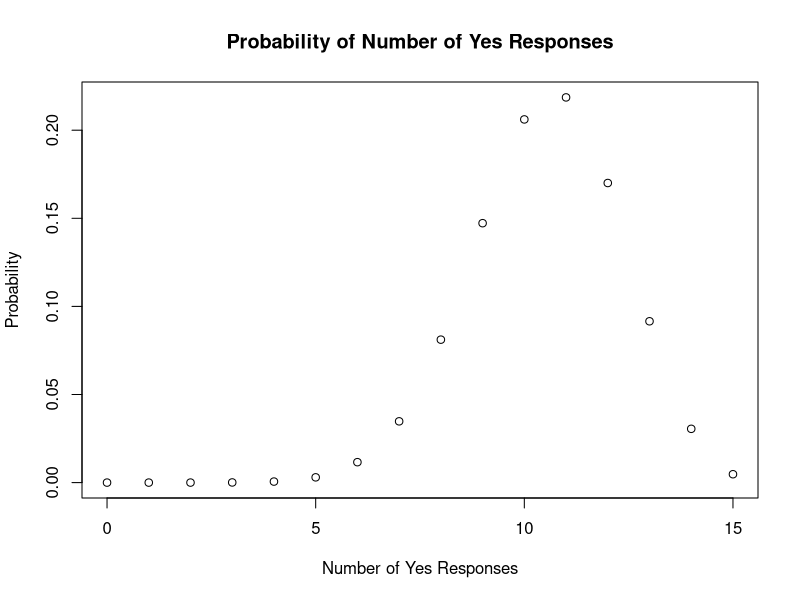
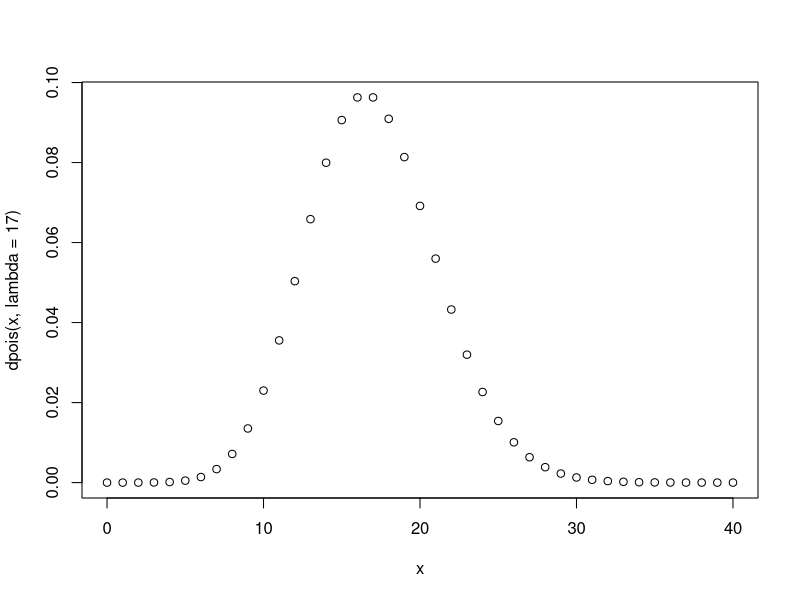
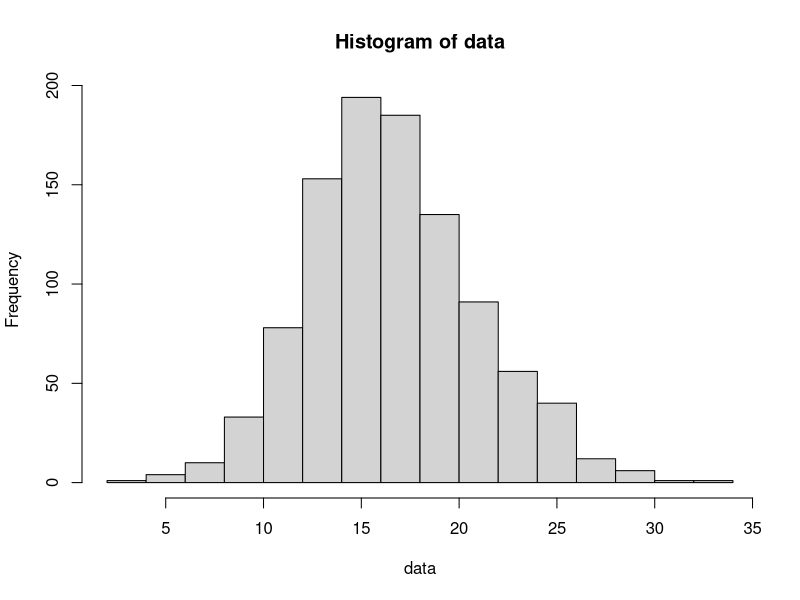
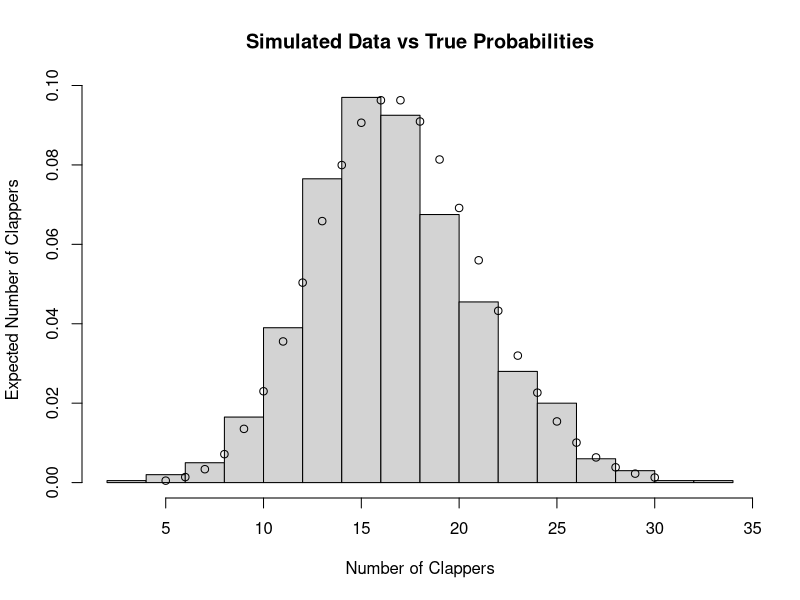

R code for these plots, in order:
#We have n = 300 participants, and a probability of success p = 0.7. Therefore, our expected number of “yes” responses out of this group is:
n = 300
p = 0.7
n*p

#What is the variance of this random variable?
n*p*(1-p)

#Now let’s return our attention to the active focus group. Let’s suppose your group consists of 15 people. Then you will have as few as zero yes responses and as many as 15. Let’s plot the probability of each of the 16 possibilities.

x <- 0:15
plot(x, dbinom(x, size = 15, prob = 0.7),
     main = "Probability of Number of Yes Responses",
     xlab = "Number of Yes Responses",
     ylab = "Probability")
1


#simulate 1000 more focus groups
data <- rbinom(1000, size = 15, prob = 0.7)
mean(data)
var(data)

#Let’s look at a similar experiment using the Poisson distribution. Every lecture, on average, 17 students clap
#at the end of my lecture (no not really, the actual number is much much much closer to zero). Pretending
#that the number is actually 17, I would like to predict the number who will clap at the end of my next lecture
#so I can know how good I will feel on the way back to my office.
#Similar to above, let’s plot the probability of the number of clappers from 0 up to 50.

x <- 0:40
plot(x,dpois(x, lambda = 17))

#simulate 1000
data <- rpois(1000, lambda = 17)
mean(data)

var(data)

#plot
x <- c(5:30)
invisible(plot(hist(data), freq = FALSE,
               main = "Simulated Data vs True Probabilities",
               xlab = "Number of Clappers",
               ylab = "Expected Number of Clappers"))

#overlay points
points(x, dpois(x, lambda = 17))


#change1

#change2

#change3

#change4

#changefrombrowser

#changefrombrowser2

#changefrom VSCODE

#changefrom caroline

#change from Matt

#change from Candace
